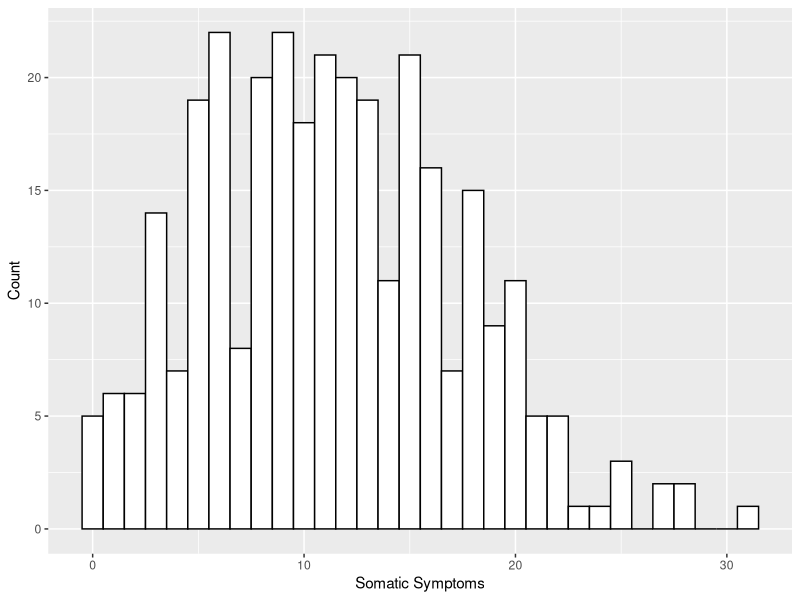
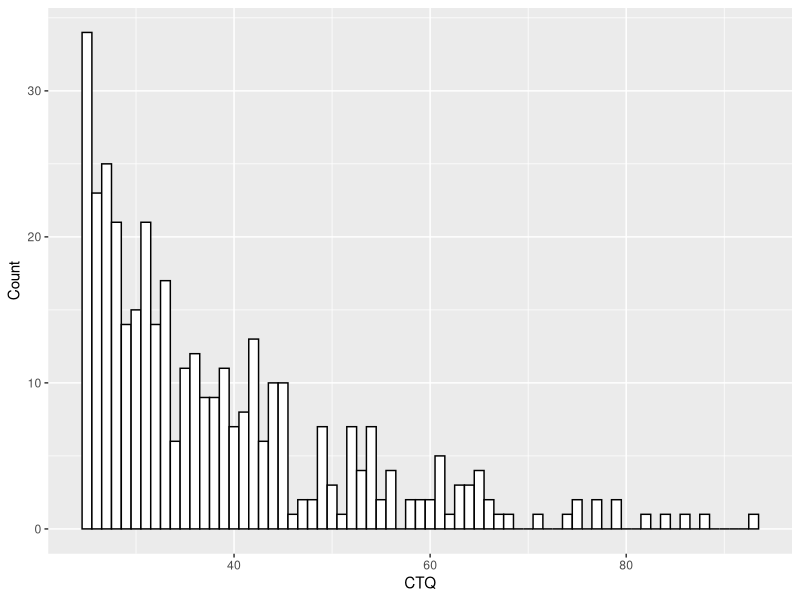
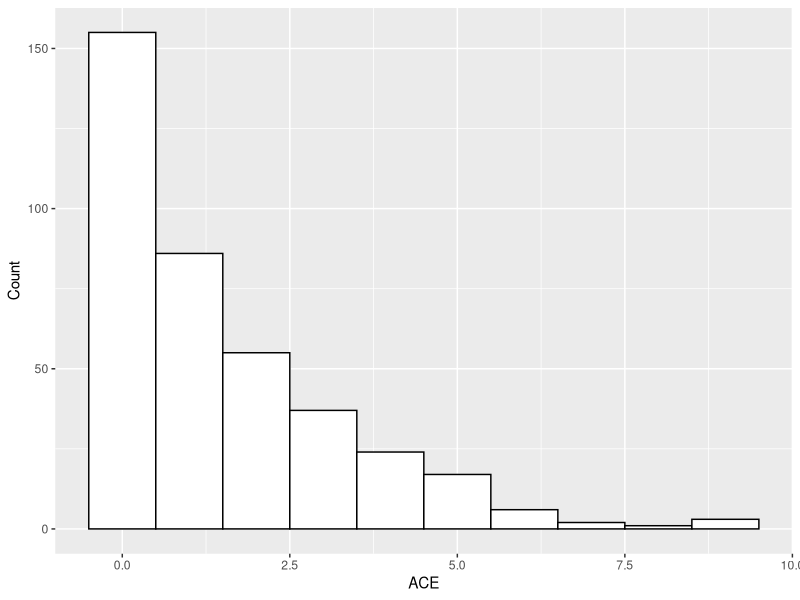
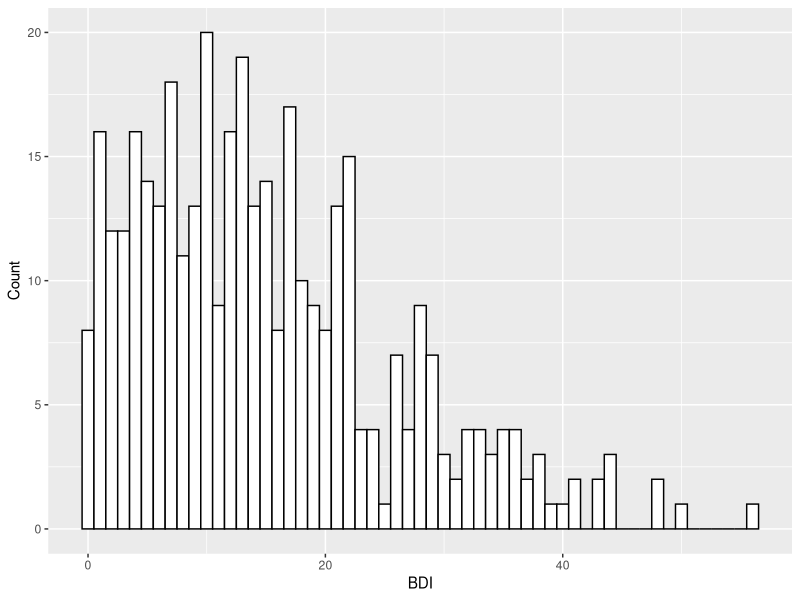
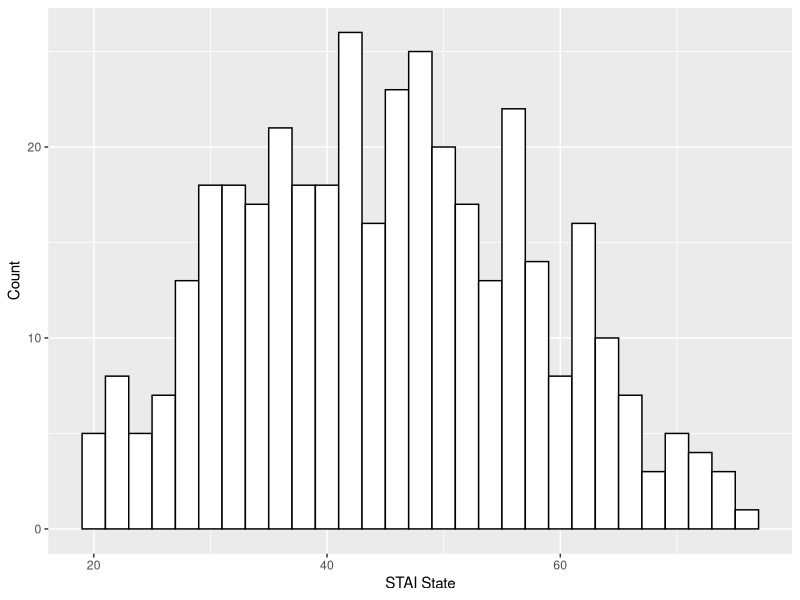
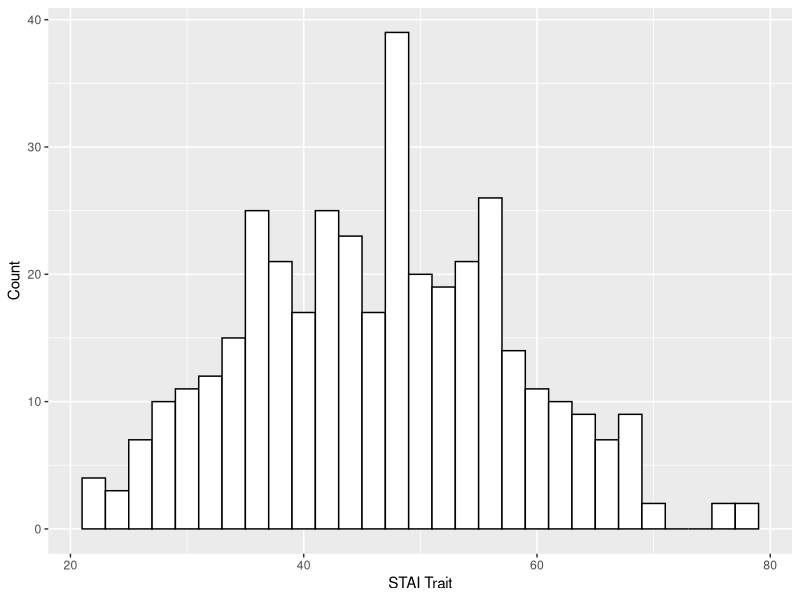
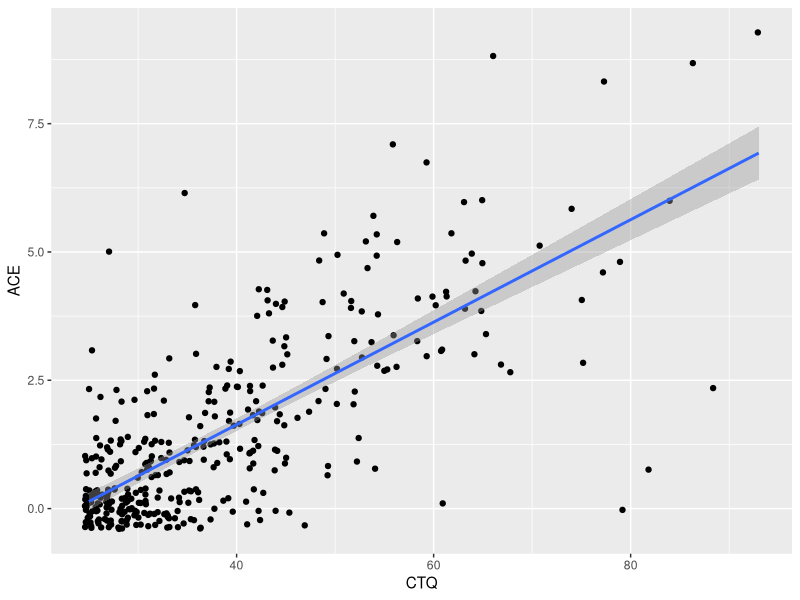
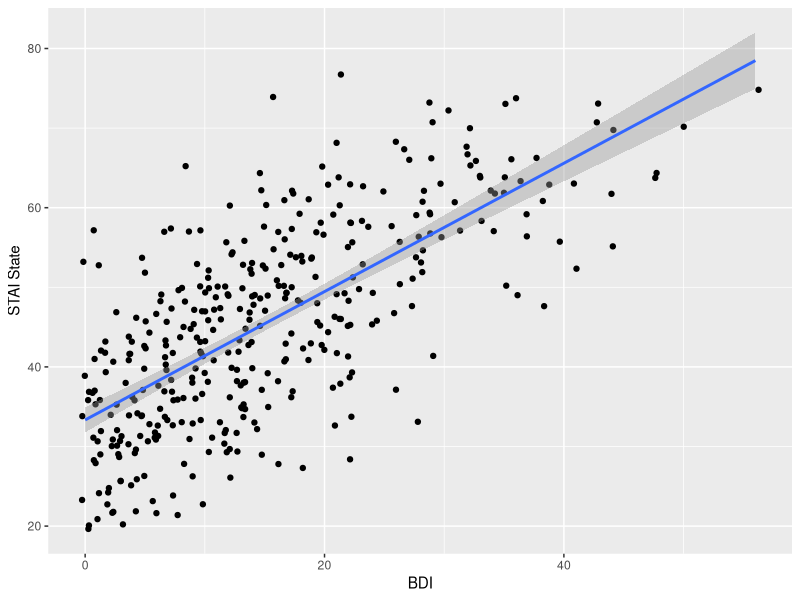

These charts were generated, in order, by the following R code:
## ---- chunk 1

# This installs each package (only need to do this once).
# install.packages('tidyverse')
# install.packages('psych')
# install.packages('knitr')

# This loads each package (need to do this every time you restart R).
 library(tidyverse)
 library(psych)
 library(knitr)
## ---- chunk 2

# This reads in from your working directory - if using R-Markdown will be the root folder
data_raw <- read.csv("data_raw.csv")

# Save the working data separately for wrangling
data <- data_raw

# Create a new scored data frame with just the participant ID's for now
data_scored <- as.data.frame(data$participant)

# Rename the participant variable
colnames(data_scored) <- "participant"
## ---- chunk 3
# Create a function for checking if a subset of the data is more than seventy percent complete
more_than_seventy_percent_complete <- function(x) {
  ifelse(rowMeans(is.na(x)) < 0.3, TRUE, FALSE)
}

# Create a function for imputing means for 70% or more complete
mean_imputation <- function(data) {
  data_copy <- data
  data_means <- data_copy %>% rowMeans(na.rm=T)
  data_complete <- more_than_seventy_percent_complete(data_copy)
  for (rowNum in 1:nrow(data_copy)){
  if(data_complete[rowNum]){
  for (columnNum in 1:ncol(data_copy)){
        data_copy[rowNum, columnNum] = ifelse(is.na(data_copy[rowNum, columnNum]), data_means[rowNum], data_copy[rowNum, columnNum])}}}
  return(data_copy)
}
## ---- chunk 4
# Subset the ss variables
ss <- data %>%
  dplyr::select(contains('somatic_symptoms'))

# Add the variables to create a sum variable
ss_score <- round(rowSums(ss), digits = 0)

# Bind the sum score with the other scored data
data_scored <- cbind(data_scored, ss = ss_score)
## ---- chunk 5
# Summarize the ss score
descriptives <- as.data.frame(describe(data_scored$ss))
descriptives <- descriptives %>% dplyr::select("N" = n, "Mean" = mean, "SD" = sd, "Median" = median, "Min" = min, "Max" =max, "Range" = range, "Skew" = skew, "Kurtosis" = kurtosis)
descriptives <- round(descriptives, 2)
rownames(descriptives)[rownames(descriptives) == 'X1'] <- 'SS'
kable(descriptives)

# View the histogram for this variable
ggplot(data_scored, aes(x=ss)) + 
  geom_histogram(color = "black", fill = "white", binwidth = 1) +
  labs(x = "Somatic Symptoms", y = "Count")
## ---- chunk 6
# Subset the ctq variables
ctq <- data %>%
  dplyr::select(contains('ctq'))

# Recode scale to 1-5
ctq <- ctq %>% 
     mutate_all(funs(recode(., `0` = 1, `1` = 2, `2` = 3, `3` = 4, `4` = 5)))

# Reverse score items
ctq$ctq_2 <- recode(ctq$ctq_2, `1` = 5, `2` = 4, `3` = 3, `4` = 2, `5` = 1)
ctq$ctq_5 <- recode(ctq$ctq_5, `1` = 5, `2` = 4, `3` = 3, `4` = 2, `5` = 1)
ctq$ctq_7 <- recode(ctq$ctq_7, `1` = 5, `2` = 4, `3` = 3, `4` = 2, `5` = 1)
ctq$ctq_13 <- recode(ctq$ctq_13, `1` = 5, `2` = 4, `3` = 3, `4` = 2, `5` = 1)
ctq$ctq_19 <- recode(ctq$ctq_19, `1` = 5, `2` = 4, `3` = 3, `4` = 2, `5` = 1)
ctq$ctq_26 <- recode(ctq$ctq_26, `1` = 5, `2` = 4, `3` = 3, `4` = 2, `5` = 1)
ctq$ctq_28 <- recode(ctq$ctq_28, `1` = 5, `2` = 4, `3` = 3, `4` = 2, `5` = 1)

# Reverse score the minimization/denial subset
ctq$ctq_10 <- recode(ctq$ctq_10, `1` = 5, `2` = 4, `3` = 3, `4` = 2, `5` = 1)
ctq$ctq_16 <- recode(ctq$ctq_16, `1` = 5, `2` = 4, `3` = 3, `4` = 2, `5` = 1)
ctq$ctq_22 <- recode(ctq$ctq_22, `1` = 5, `2` = 4, `3` = 3, `4` = 2, `5` = 1)

# Remove the minimization/denial subset from dataset
ctq <- ctq %>% dplyr::select(-ctq_10, -ctq_16, -ctq_22)

# Add the variables to create a sum variable
ctq_score <- round(rowSums(ctq), digits = 0)

# Bind the sum score with the other scored data
data_scored <- cbind(data_scored, ctq = ctq_score)
## ---- chunk 7
# Summarize the ctq 
descriptives <- as.data.frame(describe(data_scored$ctq))
descriptives <- descriptives %>% dplyr::select("N" = n, "Mean" = mean, "SD" = sd, "Median" = median, "Min" = min, "Max" =max, "Range" = range, "Skew" = skew, "Kurtosis" = kurtosis)
descriptives <- round(descriptives, 2)
rownames(descriptives)[rownames(descriptives) == 'X1'] <- 'CTQ'
kable(descriptives)

# View the histogram for this variable
ggplot(data_scored, aes(x=ctq)) + 
  geom_histogram(color = "black", fill = "white", binwidth = 1) +
  labs(x = "CTQ", y = "Count")
## ---- chunk 8
# Subset the ace variables
ace <- data %>%
  dplyr::select(contains('ace'))

# Add the variables to create a sum variable
ace_score <- rowSums(ace, na.rm = F)

# Bind the sum score with the other scored data
data_scored <- cbind(data_scored, ace = ace_score)
## ---- chunk 9
# Summarize the ace 
descriptives <- as.data.frame(describe(data_scored$ace))
descriptives <- descriptives %>% dplyr::select("N" = n, "Mean" = mean, "SD" = sd, "Median" = median, "Min" = min, "Max" =max, "Range" = range, "Skew" = skew, "Kurtosis" = kurtosis)
descriptives <- round(descriptives, 2)
rownames(descriptives)[rownames(descriptives) == 'X1'] <- 'CTQ'
kable(descriptives)

# View the histogram for this variable
ggplot(data_scored, aes(x=ace)) + 
  geom_histogram(color = "black", fill = "white", binwidth = 1) +
  labs(x = "ACE", y = "Count")
## ---- chunk 10
# Subset the bdi variables
bdi <- data %>%
  dplyr::select(contains('bdi'))

# Fix the incorrectly coded responses for the question 2
bdi$bdi_ii_2 <- recode(bdi$bdi_ii_2, `1` = 1, `2` = 2, `3` = 3, `5` = 4)

# Recode sleeping changes question
bdi$bdi_ii_16 <- recode(bdi$bdi_ii_16, `1` = 1, `2` = 2, `3` = 2, `4` = 3, `5` = 3, `6` = 4, `7` = 4)

# Recode appetite changes question
bdi$bdi_ii_18 <- recode(bdi$bdi_ii_18, `1` = 1, `2` = 2, `3` = 2, `4` = 3, `5` = 3, `6` = 4, `7` = 4)

# Recode variables with correct numeration
bdi <- bdi %>% 
     mutate_all(funs(recode(., `1` = 0, `2` = 1, `3` = 2, `4` = 3)))

# Mean impute
bdi<- mean_imputation(bdi)

# Create a vector of means 
bdi_means <- bdi %>% rowMeans(na.rm=F)

# Add a variable for bdi_ii_1 (suicide question which was omitted)
bdi$bdi_ii_1 <- bdi_means

# Add the variables to create a sum variable
bdi_score <- round(rowSums(bdi, na.rm = F), digits = 0)

# Bind the sum score with the other scored data
data_scored <- cbind(data_scored, bdi = bdi_score)
## ---- chunk 11
# Summarize 
descriptives <- as.data.frame(describe(data_scored$bdi))
descriptives <- descriptives %>% dplyr::select("N" = n, "Mean" = mean, "SD" = sd, "Median" = median, "Min" = min, "Max" =max, "Range" = range, "Skew" = skew, "Kurtosis" = kurtosis)
descriptives <- round(descriptives, 2)
rownames(descriptives)[rownames(descriptives) == 'X1'] <- 'BDI'
kable(descriptives)

# View the histogram for this variable
ggplot(data_scored, aes(x=bdi)) + 
  geom_histogram(color = "black", fill = "white", binwidth = 1) +
  labs(x = "BDI", y = "Count")
## ---- chunk 12
# Subset the variables
stai <- data %>%
  dplyr::select(contains('stai'))

# Recode scale to 1-4
stai <- stai %>% 
     mutate_all(funs(recode(., `0` = 1, `1` = 2, `2` = 3, `3` = 4)))

# Reverse score items
stai$stai_1 <- recode(stai$stai_1, `1` = 4, `2` = 3, `3` = 2, `4` = 1)
stai$stai_2 <- recode(stai$stai_2, `1` = 4, `2` = 3, `3` = 2, `4` = 1)
stai$stai_5 <- recode(stai$stai_5, `1` = 4, `2` = 3, `3` = 2, `4` = 1)
stai$stai_8 <- recode(stai$stai_8, `1` = 4, `2` = 3, `3` = 2, `4` = 1)
stai$stai_10 <- recode(stai$stai_10, `1` = 4, `2` = 3, `3` = 2, `4` = 1)
stai$stai_11 <- recode(stai$stai_11, `1` = 4, `2` = 3, `3` = 2, `4` = 1)
stai$stai_15 <- recode(stai$stai_15, `1` = 4, `2` = 3, `3` = 2, `4` = 1)
stai$stai_16 <- recode(stai$stai_16, `1` = 4, `2` = 3, `3` = 2, `4` = 1)
stai$stai_19 <- recode(stai$stai_19, `1` = 4, `2` = 3, `3` = 2, `4` = 1)
stai$stai_20 <- recode(stai$stai_20, `1` = 4, `2` = 3, `3` = 2, `4` = 1)
stai$stai_21 <- recode(stai$stai_21, `1` = 4, `2` = 3, `3` = 2, `4` = 1)
stai$stai_23 <- recode(stai$stai_23, `1` = 4, `2` = 3, `3` = 2, `4` = 1)
stai$stai_26 <- recode(stai$stai_26, `1` = 4, `2` = 3, `3` = 2, `4` = 1)
stai$stai_27 <- recode(stai$stai_27, `1` = 4, `2` = 3, `3` = 2, `4` = 1)
stai$stai_30 <- recode(stai$stai_30, `1` = 4, `2` = 3, `3` = 2, `4` = 1)
stai$stai_33 <- recode(stai$stai_33, `1` = 4, `2` = 3, `3` = 2, `4` = 1)
stai$stai_34 <- recode(stai$stai_34, `1` = 4, `2` = 3, `3` = 2, `4` = 1)
stai$stai_36 <- recode(stai$stai_36, `1` = 4, `2` = 3, `3` = 2, `4` = 1)
stai$stai_39 <- recode(stai$stai_39, `1` = 4, `2` = 3, `3` = 2, `4` = 1)

# Subset the first 20 columns as state
stai_state <- stai[,1:20]

# Subset the second 20 columns as trait
stai_trait <- stai[,21:40]

# Mean impute
stai_state <- mean_imputation(stai_state)
stai_trait <- mean_imputation(stai_trait)

# Add the variables to create a sum variable
stai_state_score <- round(rowSums(stai_state), digits = 0)
stai_trait_score <- round(rowSums(stai_trait), digits = 0)

# Bind the sum score with the other scored data
data_scored <- cbind(data_scored, stai_state = stai_state_score, stai_trait = stai_trait_score)
## ---- chunk 13
# Summarize state
descriptives <- as.data.frame(describe(data_scored$stai_state))
descriptives <- descriptives %>% dplyr::select("N" = n, "Mean" = mean, "SD" = sd, "Median" = median, "Min" = min, "Max" =max, "Range" = range, "Skew" = skew, "Kurtosis" = kurtosis)
descriptives <- round(descriptives, 2)
rownames(descriptives)[rownames(descriptives) == 'X1'] <- 'STAI State'
kable(descriptives)

# View the histogram for this variable
ggplot(data_scored, aes(x=stai_state)) + 
  geom_histogram(color = "black", fill = "white", binwidth = 2) +
  labs(x = "STAI State", y = "Count")

# Summarize trait
descriptives <- as.data.frame(describe(data_scored$stai_trait))
descriptives <- descriptives %>% dplyr::select("N" = n, "Mean" = mean, "SD" = sd, "Median" = median, "Min" = min, "Max" =max, "Range" = range, "Skew" = skew, "Kurtosis" = kurtosis)
descriptives <- round(descriptives, 2)
rownames(descriptives)[rownames(descriptives) == 'X1'] <- 'STAI Trait'
kable(descriptives)

# View the histogram for this variable
ggplot(data_scored, aes(x=stai_trait)) + 
  geom_histogram(color = "black", fill = "white", binwidth = 2) +
  labs(x = "STAI Trait", y = "Count")
## ---- chunk 14
# Subset participant variables
participant <- data %>%
  dplyr::select(contains('participant')) %>%
  dplyr::select(-(participant))

# Factor and label variables
participant$participant_age <- as.numeric(as.character(participant$participant_age, digits = 2))

participant$participant_sex <- factor(participant$participant_sex,
                                 levels = c(1, 2, 3),
                                 labels = c("Male", "Female", "Other"))

participant$participant_sex_other <- as.character(participant$participant_sex_other)

participant$participant_gender <- factor(participant$participant_gender,
                                 levels = c(1, 2, 3, 4),
                                 labels = c("Man", "Woman", "Nonbinary", "Other"))

participant$participant_gender_other <- as.character(participant$participant_gender_other)

# Rename and label ethnicity
participant$participant_ethnicity_caucasian <- participant$participant_ethnicity___1
participant$participant_ethnicity[participant$participant_ethnicity_caucasian == 1 ] <- "Caucasian"

participant$participant_ethnicity_latinx <- participant$participant_ethnicity___2
participant$participant_ethnicity[participant$participant_ethnicity_latinx == 1 ] <- "Latinx/Hispanic"

participant$participant_ethnicity_middle_eastern <- participant$participant_ethnicity___3
participant$participant_ethnicity[participant$participant_ethnicity_middle_eastern == 1 ] <- "Middle Eastern"

participant$participant_ethnicity_african <- participant$participant_ethnicity___4
participant$participant_ethnicity[participant$participant_ethnicity_african == 1 ] <- "African"

participant$participant_ethnicity_carribean <- participant$participant_ethnicity___5
participant$participant_ethnicity[participant$participant_ethnicity_caribbean == 1 ] <- "Caribbean"

participant$participant_ethnicity_south_asian <- participant$participant_ethnicity___6
participant$participant_ethnicity[participant$participant_ethnicity_south_asian == 1 ] <- "South Asian"

participant$participant_ethnicity_east_asian <- participant$participant_ethnicity___7
participant$participant_ethnicity[participant$participant_ethnicity_east_asian == 1 ] <- "East Asian"

participant$participant_ethnicity_other <- participant$participant_ethnicity___8
participant$participant_ethnicity[participant$participant_ethnicity_other == 1 ] <- "Other"

# Factor multi ethnicities
participant$participant_ethnicity_multi <- {
  ifelse((participant$participant_ethnicity_caucasian + participant$participant_ethnicity_latinx + participant$participant_ethnicity_middle_eastern + participant$participant_ethnicity_african + participant$participant_ethnicity_carribean + participant$participant_ethnicity_south_asian + participant$participant_ethnicity_south_asian + participant$participant_ethnicity_east_asian + participant$participant_ethnicity_other) > 1, 1, 0)}

# Select only the scored variables
participant <- participant %>% select(participant_age, participant_sex, participant_sex_other, participant_gender, participant_gender_other, participant_ethnicity, participant_ethnicity_multi)

# Create a scored dataset with the participant variables
data_scored <- cbind(data_scored, participant)
## ---- chunk 15

# Summarize the numeric variables
descriptives <- participant %>% dplyr::select("Participant Age" = participant_age)
descriptives <- as.data.frame(describe(descriptives))
descriptives <- descriptives %>% dplyr::select("N" = n, "Mean" = mean, "SD" = sd, "Median" = median, "Min" = min, "Max" =max, "Range" = range)
rownames(descriptives)[rownames(descriptives) == 'X1'] <- 'Participant Age'
descriptives <- round(descriptives, 2)

# Count the nominal variables
descriptives_sex <- participant %>%
  group_by(Sex = participant_sex) %>%
  count() %>%
  rename("N" = n)

descriptives_gender <- participant %>%
  group_by(Gender = participant_gender) %>%
  count() %>%
  rename("N" = n)

descriptives_ethnicity <- participant %>%
  group_by(Ethnicity = participant_ethnicity) %>%
  count() %>%
  rename("N" = n)

kable(descriptives)
kable(descriptives_sex)
kable(descriptives_gender)
kable(descriptives_ethnicity)
## ---- chunk 16
# View a scatterplot of the ctq and the ace - two different measures of early life stress
ggplot(data_scored, aes(x=ctq, y=ace)) + 
  geom_point(position = "jitter") +
  labs(x = "CTQ", y = "ACE") +
  geom_smooth(method = lm)

# Check the correlation between the ctq and the ace
cor.test(data_scored$ctq, data_scored$ace)
## ---- chunk 17
# View a scatterplot of the stai_state and bdi scores - a measure of depression and anxiety
ggplot(data_scored, aes(x=bdi, y=stai_state)) + 
  geom_point(position = "jitter") +
  labs(x = "BDI", y = "STAI State") +
  geom_smooth(method = lm)

# Check the correlation between the ctq and the ace
cor.test(data_scored$bdi, data_scored$stai_state)
## ---- chunk 18
# Export the scored data to the root folder
write_csv(data_scored, "data_scored.csv")
